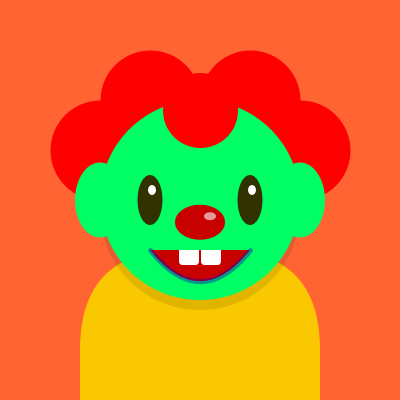
Frame 1 (no input)
Frame 60 (the mouse pressed at the canvas centre just before this capture): identical to frame 1, image omitted
Frame 120 (the mouse held since frame 60 and released just before this capture): identical to frame 1, image omitted

The Processing sketch that drew this single still picture (run headless with seeded random() and noise(); from frame 60 on, the mouse is pressed at the canvas centre):

// Processing sketch: sketch_02_Dynamic_Clown
// ── sketch_02_Dynamic_Clown.pde
void setup() {
  size(400, 400);
}

void draw() {
  background(255, 100, 50);
  //body
  noStroke();
  fill(250,200,0);
  rect(80, 250, 240,200, 100,100,0,0);//cuerpo
  
  fill(0,25);
  ellipse(width/2, height/2 +10, 200, 200);//cabeza shadow

  //pelo
  stroke(255, 0, 0);
  strokeWeight(100);
  point(100, 150);
  point(300, 150);
  point(150, 100);
  point(250, 100);

  noStroke();

  fill(0, 255, 100);
  ellipse(100, height/2, 50, 75);//oreja i<q
  ellipse(300, height/2, 50, 75);//oreja der
  ellipse(width/2, height/2, 200, 200);//cabeza

  //pelo
  stroke(255, 0, 0);
  strokeWeight(75);
  point(200, 110);

  noStroke();

  fill(50, 50, 0);
  ellipse(150, 200, 25, 50);//ojo izq
  ellipse(250, 200, 25, 50);//ojo der

  fill(255);
  ellipse(152, 190, 8, 10);//brillo ojo izq
  ellipse(252, 190, 8, 10);//brillo ojo der

  fill(200, 0, 0);
  ellipse(width/2, height/1.8, 50, 35);//nariz
  fill(255, 150);
  ellipse(210, height/1.85, 12, 8);//brillo nariz

  fill(200, 0, 0);
  stroke(0, 0, 200, 100);
  strokeWeight(5);
  curve(50, 0, 150, 250, 250, 250, 350, 0);//boca

  noStroke();
  fill(255);
  rect(179, 250, 20, 15, 0,0,4,4);
  rect(201, 250, 20, 15, 0,0,4,4);
}
